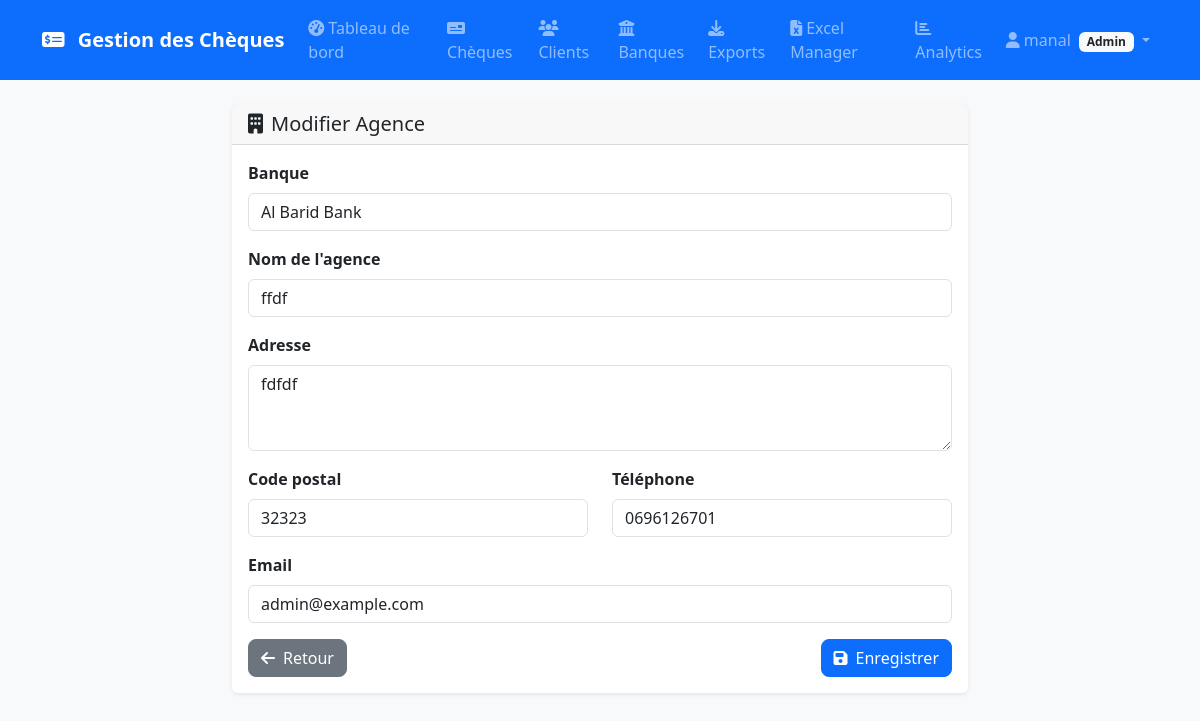
Before: /banks/branches/2/edit (signed in) with the older database file.
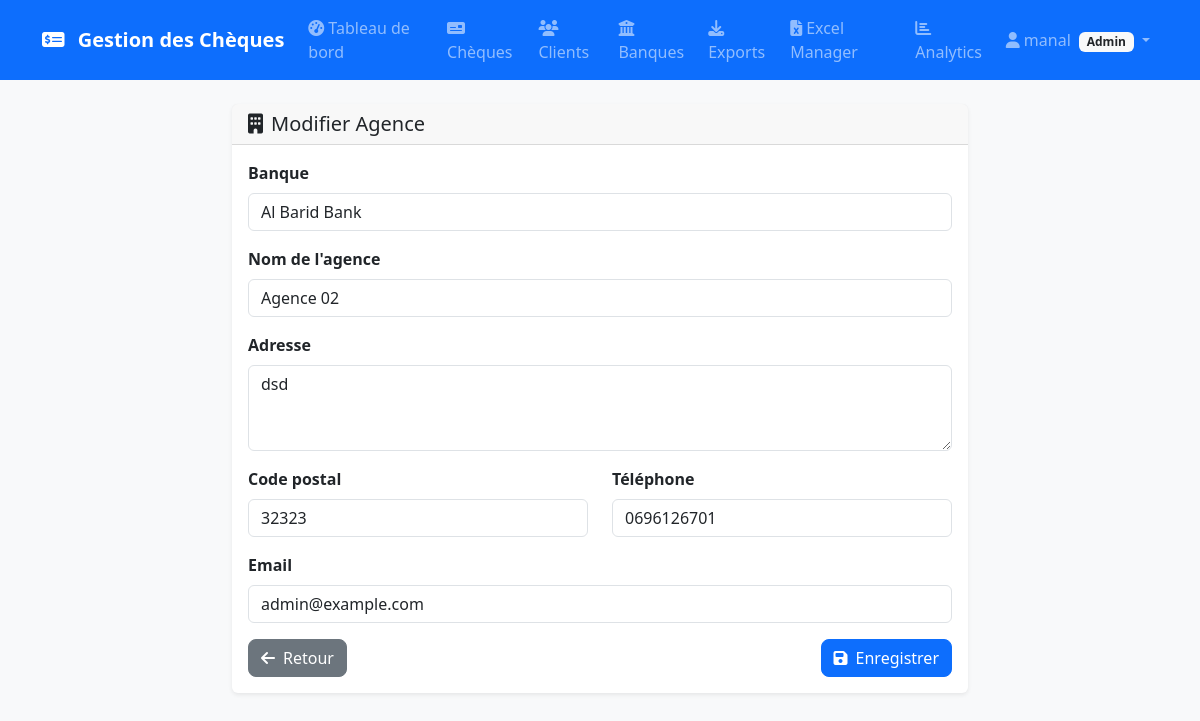
After: the same page with the newer database file.
### models.py (models this page shows, shortened)
class Branch(db.Model):
    __tablename__ = 'branches'
    id = db.Column(db.Integer, primary_key=True)
    bank_id = db.Column(db.Integer, db.ForeignKey('banks.id'), nullable=False)
    name = db.Column(db.String(100), nullable=False)
    address = db.Column(db.Text)
    postal_code = db.Column(db.String(20))
    phone = db.Column(db.String(20))
    email = db.Column(db.String(120))
    created_at = db.Column(db.DateTime, default=datetime.utcnow)
    cheques = db.relationship('Cheque', backref='branch', lazy=True)

### routes/banks.py (the view, shortened to what this page needs)
@banks_bp.route('/branches/<int:id>/edit', methods=['GET', 'POST'])
@login_required
def edit_branch(id):
    if not check_admin_access():
        return redirect(url_for('banks.index'))
    branch = Branch.query.get_or_404(id)
    form = BranchForm(obj=branch)
    return render_template('banks/branch_form.html', form=form, title='Modifier Agence', branch=branch)

### forms.py
class BranchForm(FlaskForm):
    name = StringField('Nom de l\'agence', validators=[DataRequired(), Length(min=2, max=100)])
    address = TextAreaField('Adresse', validators=[Optional()])
    postal_code = StringField('Code postal', validators=[Optional(), Length(max=20)])
    phone = StringField('Téléphone', validators=[Optional(), Length(max=20)])
    email = StringField('Email', validators=[Optional(), Email(), Length(max=120)])

### routes/banks.py (called while the page is built)
def check_admin_access():
    if not current_user.is_authenticated or current_user.role != 'admin':
        flash('Accès refusé. Seuls les administrateurs peuvent gérer les banques.', 'danger')
        return False
    return True

### templates/banks/branch_form.html (shortened to what this page needs)
{% extends "base.html" %}
{% block content %}
<div class="row justify-content-center">
    <div class="col-md-8">
        <div class="card">
            <div class="card-header">
                <h5 class="mb-0">
                    <i class="fas fa-building me-2"></i>{{ title }}
                </h5>
            </div>
            <div class="card-body">
                <form method="POST">
                    {% if branch is defined and branch.bank %}
                        <div class="mb-3">
                            <label class="form-label">Banque</label>
                            <input type="text" class="form-control" value="{{ branch.bank.name }}" readonly>
                        </div>
                    {% endif %}
                    <div class="mb-3">
                        {{ form.name.label(class="form-label") }}
                        {{ form.name(class="form-control") }}
                    </div>
                    {% if form.address is defined %}
                    <div class="mb-3">
                        {{ form.address.label(class="form-label") }}
                        {{ form.address(class="form-control", rows="3") }}
                    </div>
                    <div class="row">
                        <div class="col-md-6">
                            <div class="mb-3">
                                {{ form.postal_code.label(class="form-label") }}
                                {{ form.postal_code(class="form-control") }}
                            </div>
                        </div>
                        <div class="col-md-6">
                            <div class="mb-3">
                                {{ form.phone.label(class="form-label") }}
                                {{ form.phone(class="form-control") }}
                            </div>
                        </div>
                    </div>
                    <div class="mb-3">
                        {{ form.email.label(class="form-label") }}
                        {{ form.email(class="form-control") }}
                    </div>
                    {% endif %}
                    <div class="d-flex justify-content-between">
                        <a href="{{ url_for('banks.index') }}" class="btn btn-secondary">
                            <i class="fas fa-arrow-left me-2"></i>Retour
                        </a>
                        <button type="submit" class="btn btn-primary">
                            <i class="fas fa-save me-2"></i>Enregistrer
                        </button>
                    </div>
                </form>
            </div>
        </div>
    </div>
</div>
{% endblock %}

Changed rows visible on the page:
changed Branch "admin@example.com": name "ffdf" → "Agence 02"; address "fdfdf" → "dsd"
